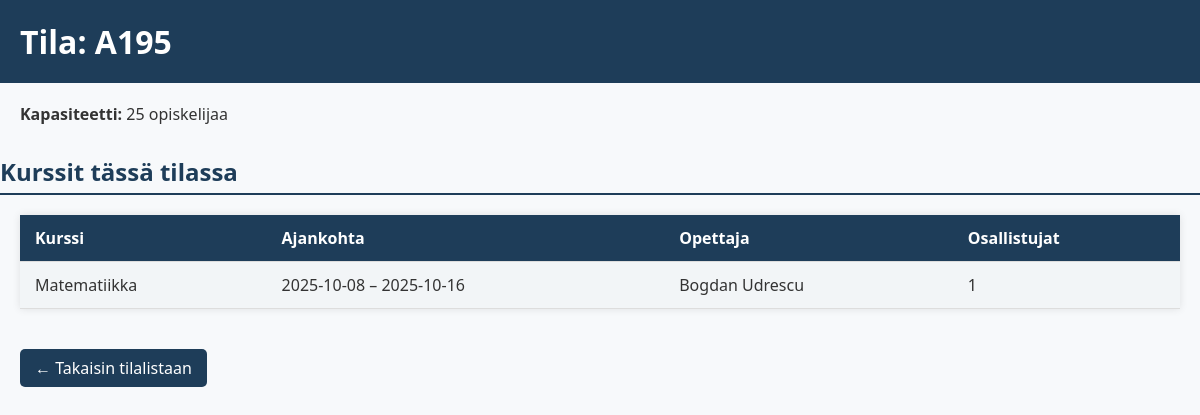
Page /tila_näkymä.php?id=1 on the committed database.
### tables this page shows
CREATE TABLE `tilat` (
  `tila_ID` int(11) NOT NULL,
  `nimi` varchar(50) NOT NULL,
  `kapasiteetti` int(10) NOT NULL
);

CREATE TABLE `kurssit` (
  `kurssi_ID` int(10) NOT NULL,
  `nimi` varchar(50) NOT NULL,
  `kuvaus` text DEFAULT NULL,
  `alkupaiva` date NOT NULL,
  `loppupaiva` date NOT NULL,
  `opettaja_ID` int(11) DEFAULT NULL,
  `tila_ID` int(11) DEFAULT NULL
);

CREATE TABLE `opettajat` (
  `opettaja_ID` int(11) NOT NULL,
  `etunimi` varchar(50) NOT NULL,
  `sukunimi` varchar(50) NOT NULL,
  `aine` varchar(50) NOT NULL
);

### tila_näkymä.php (the view, shortened to what this page needs)
<?php
require 'yhteys.php';
$id = intval($_GET['id'] ?? 0);
    ?>
    <?php
$stmt = $conn->prepare("SELECT * FROM tilat WHERE tila_ID = ?");
$stmt->execute([$id]);
$tila = $stmt->fetch(PDO::FETCH_ASSOC);
$stmt = $conn->prepare("
    SELECT
        k.kurssi_ID,
        k.nimi AS kurssi_nimi,
        k.alkupaiva,
        k.loppupaiva,
        o.etunimi AS opettaja_etunimi,
        o.sukunimi AS opettaja_sukunimi,
        (
            SELECT COUNT(*)
            FROM kurssikirjautumiset kk
            WHERE kk.kurssi_ID = k.kurssi_ID
        ) AS osallistujat
    FROM kurssit k
    LEFT JOIN opettajat o ON k.opettaja_ID = o.opettaja_ID
    WHERE k.tila_ID = ?
");
$stmt->execute([$id]);
$kurssit = $stmt->fetchAll(PDO::FETCH_ASSOC);
?>
<!DOCTYPE html>
<html lang="fi">
<head>
    <link rel="stylesheet" href="tila_näkymä.css">
</head>
<body>
    <h1>Tila: <?= htmlspecialchars($tila['nimi']) ?></h1>
    <p><strong>Kapasiteetti:</strong> <?= htmlspecialchars($tila['kapasiteetti']) ?> opiskelijaa</p>
    <h2>Kurssit tässä tilassa</h2>
    <?php if (count($kurssit) > 0): ?>
        <table>
            <tr>
                <th>Kurssi</th>
                <th>Ajankohta</th>
                <th>Opettaja</th>
                <th>Osallistujat</th>
            </tr>
            <?php foreach ($kurssit as $kurssi): ?>
                <tr>
                    <td><?= htmlspecialchars($kurssi['kurssi_nimi']) ?></td>
                    <td><?= htmlspecialchars($kurssi['alkupaiva']) ?> – <?= htmlspecialchars($kurssi['loppupaiva']) ?></td>
                    <td><?= htmlspecialchars($kurssi['opettaja_etunimi'] . ' ' . $kurssi['opettaja_sukunimi']) ?></td>
                    <td>
                        <?= $kurssi['osallistujat'] ?>
                    </td>
                </tr>
            <?php endforeach; ?>
        </table>
    <?php else: ?>
        <p>Ei kursseja tässä tilassa.</p>
    <?php endif; ?>
    <p><a href="tila_näkymä.php">← Takaisin tilalistaan</a></p>
</body>
</html>

### tila_näkymä.css (style rules this page uses)
body { font-family: "Segoe UI", Tahoma, Geneva, Verdana, sans-serif; background-color: #f7f9fb; color: #333; margin: 0; padding: 0; }
h1, h2 { color: #1e3d59; }
h1 { background-color: #1e3d59; color: #fff; padding: 20px; margin: 0; }
h2 { margin-top: 30px; border-bottom: 2px solid #1e3d59; padding-bottom: 5px; }
p, ul, table { margin: 20px; }
a { color: #0066cc; text-decoration: none; transition: 0.2s; }
table { width: calc(100% - 40px); border-collapse: collapse; margin: 20px; background-color: #fff; box-shadow: 0 0 8px rgba(0, 0, 0, 0.1); }
th, td { padding: 12px 15px; text-align: left; border-bottom: 1px solid #ddd; }
th { background-color: #1e3d59; color: white; }
tr:nth-child(even) { background-color: #f2f5f7; }
p a { display: inline-block; background-color: #1e3d59; color: white; padding: 8px 15px; border-radius: 5px; margin-top: 20px; }

### rows in the picture
tilat: nimi "A195", kapasiteetti "25"
kurssit: nimi "Matematiikka", alkupaiva "2025-10-08", loppupaiva "2025-10-16", opettaja_ID.sukunimi "Bogdan Udrescu", osallistujat "1"
